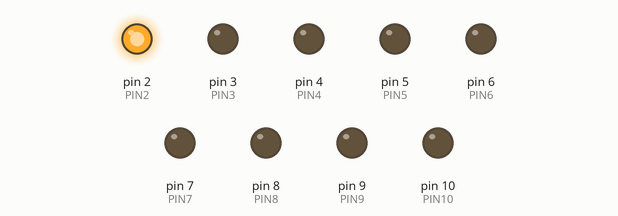
Bench run of a sketch on a simulated Arduino Uno, built with avr-gcc and run on an emulated ATmega328P. Parts: output pins drawn as LEDs (lit = HIGH).

Above: at 0.2 s.
At 3.4 s:
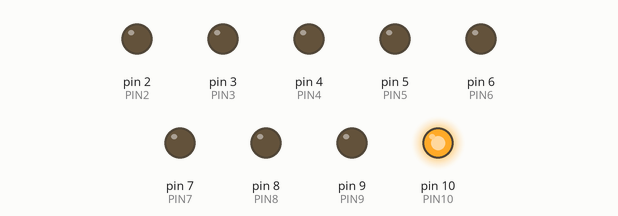
At 6.6 s:
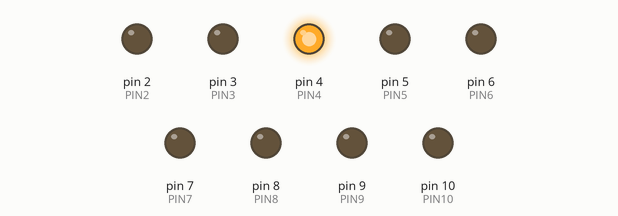
At 9.8 s:
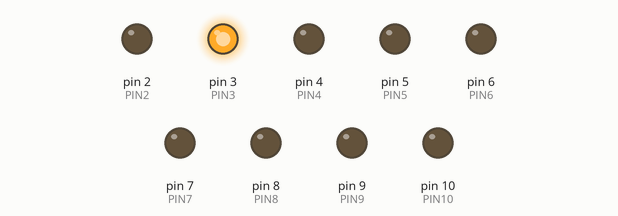
At 13.2 s:
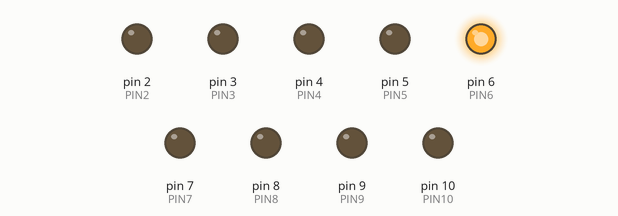
At 19.0 s:
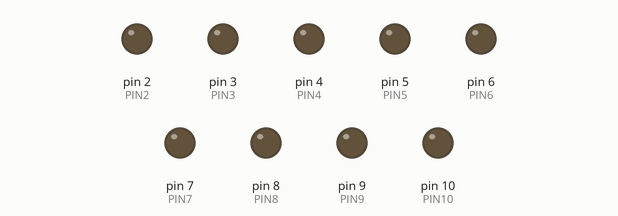
Timing chart, 0 to 19.8 s (numbered marks = the images above):
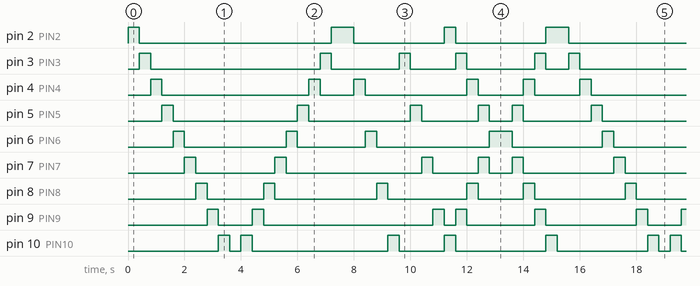

The sketch:

Dancing_Lights.ino
```cpp
#define PIN2 2
#define PIN3 3
#define PIN4 4
#define PIN5 5
#define PIN6 6
#define PIN7 7
#define PIN8 8
#define PIN9 9
#define PIN10 10
int delayTime = 400;
const int numLeds = 9;
int ledPins[numLeds] = {PIN2, PIN3, PIN4, PIN5, PIN6, PIN7, PIN8, PIN9, PIN10};
void setup() {
  pinMode(PIN2, OUTPUT);
  pinMode(PIN3, OUTPUT);
  pinMode(PIN4, OUTPUT);
  pinMode(PIN5, OUTPUT);
  pinMode(PIN6, OUTPUT);
  pinMode(PIN7, OUTPUT);
  pinMode(PIN8, OUTPUT);
  pinMode(PIN9, OUTPUT);
  pinMode(PIN10, OUTPUT);

}

void loop() {
  for (int i = 0; i < numLeds; i++) {
    digitalWrite(ledPins[i], HIGH);
    delay(delayTime);
    digitalWrite(ledPins[i], LOW);
  }
  for (int i = numLeds; i >= 0; i--) {
    digitalWrite(ledPins[i], HIGH);
    delay(delayTime);
    digitalWrite(ledPins[i], LOW);
  }
  for (int i = 0; i < numLeds; i++) {
    if(ledPins[i] % 2 ==0){
      digitalWrite(ledPins[i], HIGH);
      delay(delayTime);
      digitalWrite(ledPins[i], LOW);
    }
  }
  for (int i = 0; i < numLeds; i++) {
    if(ledPins[i] % 2 !=0){
      digitalWrite(ledPins[i], HIGH);
      delay(delayTime);
      digitalWrite(ledPins[i], LOW);
    }
  }
  for (int i = 0; i < numLeds / 2; i++) {
     digitalWrite(ledPins[i], HIGH);
    digitalWrite(ledPins[numLeds - i - 1], HIGH);
    delay(delayTime);
    digitalWrite(ledPins[i], LOW);
    digitalWrite(ledPins[numLeds - i - 1], LOW);
  }
   digitalWrite(ledPins[numLeds /2], HIGH);
   delay(delayTime);
   digitalWrite(ledPins[numLeds /2], LOW);

    for (int i = numLeds / 2; i < numLeds; i++) {
     digitalWrite(ledPins[i], HIGH);
    digitalWrite(ledPins[numLeds - i - 1], HIGH);
    delay(delayTime);
    digitalWrite(ledPins[i], LOW);
    digitalWrite(ledPins[numLeds - i - 1], LOW);
  }
}
```

Measured:
- by itself, pin 2 (PIN2): repeats every 15.2 s: LOW 6.8 s, HIGH 0.80 s, LOW 3.2 s, HIGH 0.40 s, LOW 3.2 s, HIGH 0.80 s
- by itself, pin 4 (PIN4): repeats every 15.2 s: LOW 5.2 s, HIGH 0.40 s, LOW 1.2 s, HIGH 0.40 s, LOW 3.6 s, 2 × (HIGH 0.40 s, LOW 1.6 s), HIGH 0.40 s
- by itself, pin 6 (PIN6): repeats every 15.2 s: LOW 3.6 s, HIGH 0.40 s, LOW 2.4 s, HIGH 0.40 s, LOW 4.0 s, HIGH 0.80 s, LOW 3.2 s, HIGH 0.40 s
- by itself, pin 10 (PIN10): repeats every 15.2 s: LOW 0.40 s, HIGH 0.40 s, LOW 4.8 s, HIGH 0.40 s, LOW 1.6 s, 2 × (HIGH 0.40 s, LOW 3.2 s), HIGH 0.40 s
- by itself, pin 8 (PIN8): repeats every 15.2 s: LOW 2.0 s, HIGH 0.40 s, LOW 3.6 s, HIGH 0.40 s, LOW 2.8 s, HIGH 0.40 s, LOW 1.6 s, HIGH 0.40 s, LOW 3.2 s, HIGH 0.40 s
